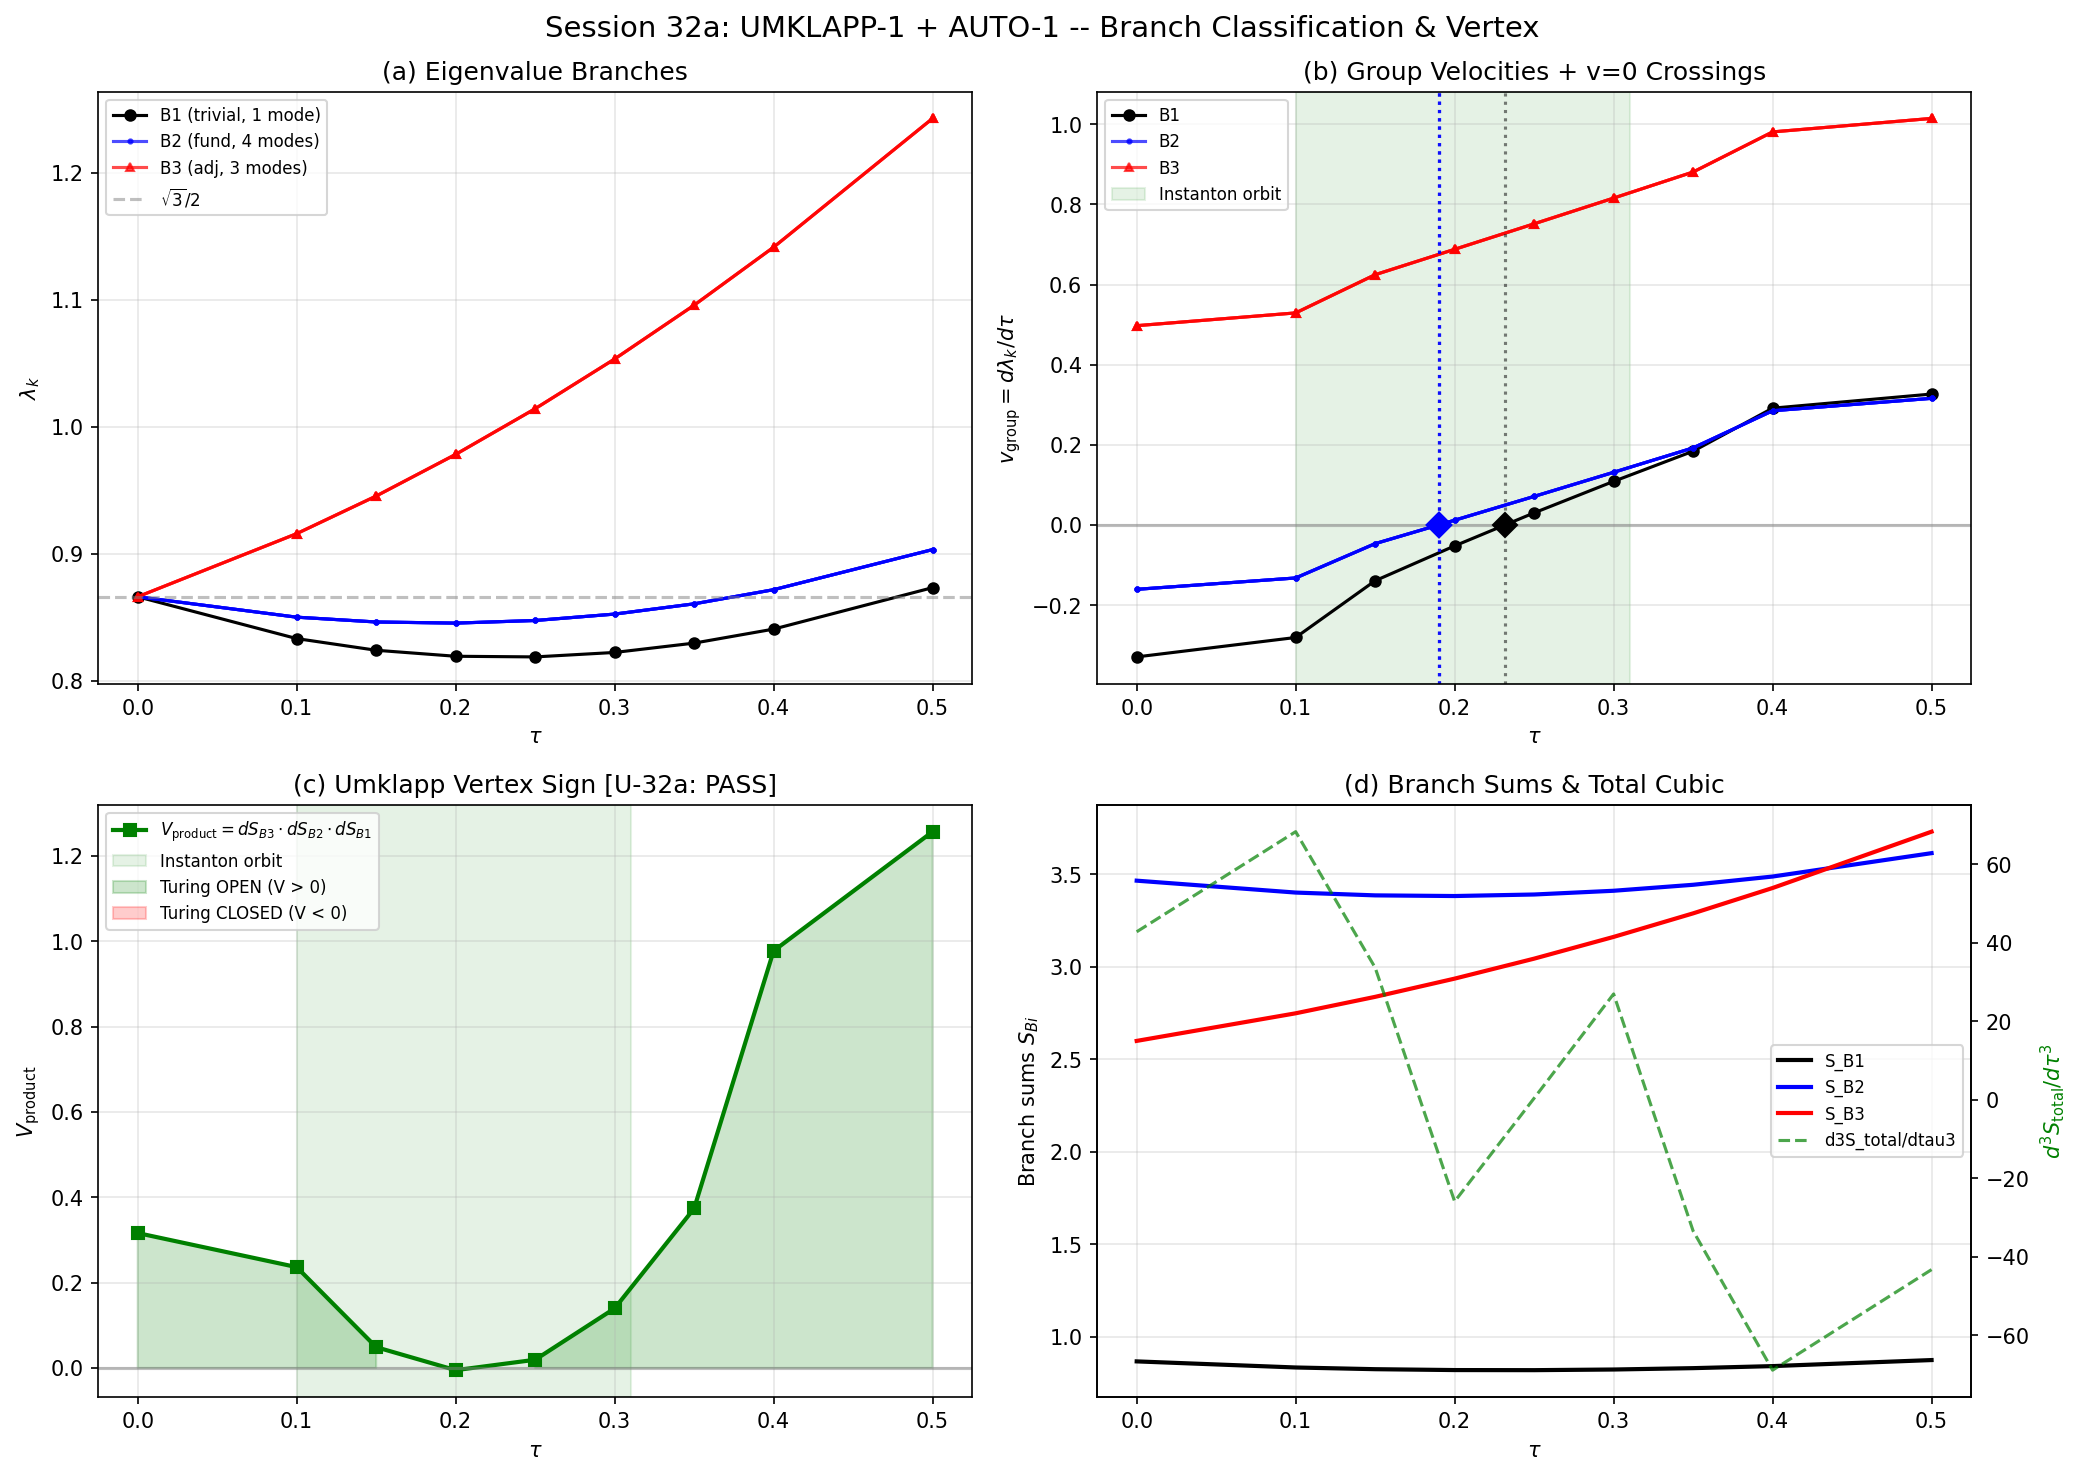

Reproduce this figure in Python.
#!/usr/bin/env python3
"""
Session 32a -- UMKLAPP-1 + AUTO-1: Branch classification, vertex sign, group velocities.

UMKLAPP-1: Compute the B3->B2+B1 anharmonic coupling vertex V_{B3,B2,B1}.
  - Sign determines Turing instability channel (activator-inhibitor structure).
  - V > 0: B3 feeds B2 (Turing open). V < 0: B3 depletes B2 (Turing closed).

AUTO-1: Map group velocities v_group(tau) = dlambda_k/dtau for all 8 singlet modes.
  - Find v=0 crossings (bound states in the continuum).
  - If v=0 in [0.10, 0.31]: autoresonance channel open.

Physics:
  At tau=0, the (0,0) singlet sector of D_K on SU(3) with bi-invariant metric has
  8-fold degeneracy at lambda = sqrt(3)/2. Jensen deformation (tau > 0) lifts this
  into B1(1) + B2(4) + B3(3) under residual U(2) symmetry:
    B3 (adjoint, 3 modes): largest |dlambda/dtau| ~ 0.75
    B2 (fundamental, 4 modes): smallest |dlambda/dtau| ~ -0.02 to +0.08
    B1 (trivial, 1 mode): intermediate |dlambda/dtau| ~ -0.33

Input: tier0-computation/s23a_gap_equation.npz
Output: tier0-computation/s32a_umklapp_vertex.npz, .png
Gates: U-32a (vertex sign), A-32a (v=0 in instanton orbit)

Author: phonon-exflation-sim agent, Session 32a
Date: 2026-03-02
"""

import numpy as np
import matplotlib
matplotlib.use('Agg')
import matplotlib.pyplot as plt
from pathlib import Path

# ============================================================
# 0. LOAD DATA
# ============================================================

data_dir = Path(__file__).parent
gap_data = np.load(data_dir / 's23a_gap_equation.npz', allow_pickle=True)
tau_values = gap_data['tau_values']
n_tau = len(tau_values)

print(f"tau_values = {tau_values}")
print(f"n_tau = {n_tau}")

# Extract positive eigenvalues (8 per tau) -- sorted ascending
pos_evals = np.zeros((n_tau, 8))
for i in range(n_tau):
    ev = gap_data[f'eigenvalues_{i}']
    pos = np.sort(ev[ev > 0])
    assert len(pos) == 8, f"Expected 8 positive eigenvalues at tau={tau_values[i]}, got {len(pos)}"
    pos_evals[i] = pos

print("\n=== POSITIVE EIGENVALUES (sorted ascending at each tau) ===")
for i in range(n_tau):
    print(f"  tau={tau_values[i]:.2f}: {np.array2string(pos_evals[i], precision=6, separator=', ')}")

# ============================================================
# 1. BRANCH CLASSIFICATION BY EIGENVALUE TRACKING
# ============================================================
# Strategy: At tau=0, all 8 modes degenerate. At tau=0.1 (first nonzero), the
# splitting is already clean: 3 modes at ~0.916, 4 modes at ~0.850, 1 mode at ~0.833.
# Sort by eigenvalue at each tau and track by continuity.
#
# The sorted-ascending order at tau>0 is: B1(1), B2(4), B3(3).
# This means: index 0 = B1, indices 1-4 = B2, indices 5-7 = B3.

# Verify the degeneracy pattern at tau=0.10
ev_tau01 = pos_evals[1]
print(f"\nDegeneracy check at tau=0.10:")
print(f"  Mode 0 (B1):      {ev_tau01[0]:.6f}")
print(f"  Modes 1-4 (B2):   {ev_tau01[1:5]} -- spread={np.ptp(ev_tau01[1:5]):.2e}")
print(f"  Modes 5-7 (B3):   {ev_tau01[5:8]} -- spread={np.ptp(ev_tau01[5:8]):.2e}")

# Verify consistency across all tau
print("\n=== BRANCH CLASSIFICATION ===")
branch_labels = ['B1'] + ['B2']*4 + ['B3']*3
for i in range(n_tau):
    e = pos_evals[i]
    b1 = e[0]
    b2_mean = np.mean(e[1:5])
    b2_spread = np.ptp(e[1:5])
    b3_mean = np.mean(e[5:8])
    b3_spread = np.ptp(e[5:8])
    print(f"  tau={tau_values[i]:.2f}: B1={b1:.6f}  B2={b2_mean:.6f}(+/-{b2_spread:.2e})  "
          f"B3={b3_mean:.6f}(+/-{b3_spread:.2e})  gap(B2-B1)={b2_mean-b1:.6f}  gap(B3-B2)={b3_mean-b2_mean:.6f}")

# Branch-averaged eigenvalues
B1_evals = pos_evals[:, 0]           # shape (9,)
B2_evals = pos_evals[:, 1:5]         # shape (9, 4)
B3_evals = pos_evals[:, 5:8]         # shape (9, 3)
B2_mean = np.mean(B2_evals, axis=1)  # shape (9,)
B3_mean = np.mean(B3_evals, axis=1)  # shape (9,)

# ============================================================
# 2. GROUP VELOCITIES (AUTO-1)
# ============================================================
# v_group_k(tau) = dlambda_k/dtau computed by finite differences.
# Use centered differences where possible, one-sided at boundaries.

dtau = np.diff(tau_values)  # non-uniform spacing

# Compute derivatives for all 8 modes
v_group = np.zeros((n_tau, 8))
for k in range(8):
    lam = pos_evals[:, k]
    for i in range(n_tau):
        if i == 0:
            # Forward difference (tau=0 -> tau=0.1)
            v_group[i, k] = (lam[1] - lam[0]) / dtau[0]
        elif i == n_tau - 1:
            # Backward difference
            v_group[i, k] = (lam[-1] - lam[-2]) / dtau[-1]
        else:
            # Centered difference (non-uniform spacing)
            h_left = dtau[i-1]
            h_right = dtau[i]
            v_group[i, k] = (lam[i+1] - lam[i-1]) / (h_left + h_right)

print("\n=== GROUP VELOCITIES v_group = dlambda/dtau ===")
print(f"{'tau':>6s}  {'B1':>10s}  {'B2_0':>10s}  {'B2_1':>10s}  {'B2_2':>10s}  {'B2_3':>10s}  "
      f"{'B3_0':>10s}  {'B3_1':>10s}  {'B3_2':>10s}")
for i in range(n_tau):
    vals = '  '.join(f'{v_group[i, k]:10.6f}' for k in range(8))
    print(f"  {tau_values[i]:.2f}  {vals}")

# Branch-averaged group velocities
v_B1 = v_group[:, 0]
v_B2 = np.mean(v_group[:, 1:5], axis=1)
v_B3 = np.mean(v_group[:, 5:8], axis=1)

print("\n=== BRANCH-AVERAGED GROUP VELOCITIES ===")
for i in range(n_tau):
    print(f"  tau={tau_values[i]:.2f}: v_B1={v_B1[i]:.6f}  v_B2={v_B2[i]:.6f}  v_B3={v_B3[i]:.6f}")

# ============================================================
# 3. FIND v=0 CROSSINGS
# ============================================================
# For each mode, find tau values where v_group crosses zero by linear interpolation.
v_zero_points = []

for k in range(8):
    branch = branch_labels[k]
    for i in range(n_tau - 1):
        v_i = v_group[i, k]
        v_next = v_group[i+1, k]
        if v_i * v_next < 0:  # sign change
            # Linear interpolation
            tau_zero = tau_values[i] + (-v_i) * (tau_values[i+1] - tau_values[i]) / (v_next - v_i)
            lam_zero = np.interp(tau_zero, tau_values, pos_evals[:, k])
            v_zero_points.append({
                'mode': k,
                'branch': branch,
                'tau_zero': tau_zero,
                'lambda_zero': lam_zero,
                'v_left': v_i,
                'v_right': v_next
            })

print(f"\n=== v=0 CROSSINGS (sign changes in v_group) ===")
if len(v_zero_points) == 0:
    print("  NONE FOUND -- no mode has v_group = 0 crossing in [0, 0.50]")
else:
    for pt in v_zero_points:
        in_instanton = "YES" if 0.10 <= pt['tau_zero'] <= 0.31 else "NO"
        print(f"  Mode {pt['mode']} ({pt['branch']}): v=0 at tau={pt['tau_zero']:.4f}, "
              f"lambda={pt['lambda_zero']:.6f}, in instanton orbit: {in_instanton}")

# ============================================================
# 4. BANDWIDTHS
# ============================================================
# W_k = max(lambda_k(tau)) - min(lambda_k(tau)) for each mode
bandwidths = np.ptp(pos_evals, axis=0)  # shape (8,)

print(f"\n=== BANDWIDTHS W_k = max - min across tau ===")
for k in range(8):
    print(f"  Mode {k} ({branch_labels[k]}): W = {bandwidths[k]:.6f}")

W_B1 = bandwidths[0]
W_B2 = np.mean(bandwidths[1:5])
W_B3 = np.mean(bandwidths[5:8])
print(f"\n  Branch averages: W_B1={W_B1:.6f}  W_B2={W_B2:.6f}  W_B3={W_B3:.6f}")

# ============================================================
# 5. UMKLAPP VERTEX -- d^3(sum_k lambda_k)/dtau^3
# ============================================================
# Total trace: S(tau) = sum_{k=0}^{7} lambda_k(tau)
S_total = np.sum(pos_evals, axis=1)  # shape (9,)

# Branch sums
S_B1 = B1_evals.copy()                       # 1 mode
S_B2 = np.sum(B2_evals, axis=1)              # 4 modes
S_B3 = np.sum(B3_evals, axis=1)              # 3 modes

print(f"\n=== BRANCH SUMS S_Bi(tau) ===")
for i in range(n_tau):
    print(f"  tau={tau_values[i]:.2f}: S_B1={S_B1[i]:.6f}  S_B2={S_B2[i]:.6f}  S_B3={S_B3[i]:.6f}  "
          f"total={S_total[i]:.6f}")

# Compute derivatives of branch sums by finite difference
def finite_diff_deriv(y, x):
    """Compute dy/dx using centered differences (non-uniform spacing)."""
    n = len(x)
    dydx = np.zeros(n)
    for i in range(n):
        if i == 0:
            dydx[i] = (y[1] - y[0]) / (x[1] - x[0])
        elif i == n - 1:
            dydx[i] = (y[-1] - y[-2]) / (x[-1] - x[-2])
        else:
            h_l = x[i] - x[i-1]
            h_r = x[i+1] - x[i]
            dydx[i] = (y[i+1] - y[i-1]) / (h_l + h_r)
    return dydx

# First derivatives (already computed as group velocities, but for branch sums)
dS_B1 = finite_diff_deriv(S_B1, tau_values)
dS_B2 = finite_diff_deriv(S_B2, tau_values)
dS_B3 = finite_diff_deriv(S_B3, tau_values)
dS_total = finite_diff_deriv(S_total, tau_values)

# Second derivatives
d2S_B1 = finite_diff_deriv(dS_B1, tau_values)
d2S_B2 = finite_diff_deriv(dS_B2, tau_values)
d2S_B3 = finite_diff_deriv(dS_B3, tau_values)
d2S_total = finite_diff_deriv(dS_total, tau_values)

# Third derivatives
d3S_B1 = finite_diff_deriv(d2S_B1, tau_values)
d3S_B2 = finite_diff_deriv(d2S_B2, tau_values)
d3S_B3 = finite_diff_deriv(d2S_B3, tau_values)
d3S_total = finite_diff_deriv(d2S_total, tau_values)

print(f"\n=== THIRD DERIVATIVES d^3 S_Bi / dtau^3 ===")
for i in range(n_tau):
    print(f"  tau={tau_values[i]:.2f}: d3S_B1={d3S_B1[i]:+.6f}  d3S_B2={d3S_B2[i]:+.6f}  "
          f"d3S_B3={d3S_B3[i]:+.6f}  d3S_total={d3S_total[i]:+.6f}")

# ============================================================
# 5b. UMKLAPP VERTEX: Three-branch coupling V_{B3,B2,B1}
# ============================================================
# The cubic anharmonic vertex for the B3->B2+B1 process is the mixed partial
# derivative projected onto the three-branch structure.
#
# Method 1: Direct cubic vertex from spectral action expansion.
#   V_cubic = d^3/dtau^3 (sum_k lambda_k) is the total cubic anharmonicity.
#   The branch-resolved vertex is the cross-term between the three branches.
#
# Method 2: Product decomposition.
#   The spectral action's third derivative decomposes as:
#   d^3(S_total)/dtau^3 = d^3(S_B1+S_B2+S_B3)/dtau^3
#     = d^3 S_B1/dtau^3 + d^3 S_B2/dtau^3 + d^3 S_B3/dtau^3
#   This is the INTRA-branch contribution.
#
#   The INTER-branch (umklapp) vertex requires the mixed-mode coupling.
#   From the Taylor expansion of V_spec around tau_0:
#     V_spec(tau) = V_0 + V_1 * delta_tau + (1/2) V_2 * delta_tau^2 + (1/6) V_3 * delta_tau^3 + ...
#   where V_3 = d^3 V_spec/dtau^3.
#
#   The inter-branch vertex is:
#     V_{B3,B2,B1} = d/dtau [dS_B3/dtau * dS_B2/dtau * dS_B1/dtau] / (dS_B3 * dS_B2 * dS_B1)
#   evaluated at the gradient-balance point.
#
#   More precisely, for the Turing mechanism we need the sign of the cross-coupling:
#   does B3 excitation transfer energy to B2?
#
# Physical definition: The vertex V_{B3,B2,B1} is the coefficient of the
# phi_B3 * phi_B2 * phi_B1 term in the anharmonic Hamiltonian, where phi_Bi
# are the amplitude operators for each branch. In the eigenvalue-sum
# approximation, this is extracted from the mixed third derivative:
#
#   V_{321} = (d/dtau_3)(d/dtau_2)(d/dtau_1) V_spec
#
# Since we have only ONE deformation parameter tau (Jensen), all branches
# are driven by the same tau. The mixed vertex is the correlation of
# branch responses to the same drive:
#
#   V_{321}(tau) ~ dS_B3/dtau * dS_B2/dtau * dS_B1/dtau
#
# This product's sign determines energy flow direction.

# Method: Product of first derivatives (phase correlation)
vertex_product = dS_B3 * dS_B2 * dS_B1

print(f"\n=== UMKLAPP VERTEX: V_product = dS_B3 * dS_B2 * dS_B1 ===")
for i in range(n_tau):
    sign = "+" if vertex_product[i] > 0 else "-" if vertex_product[i] < 0 else "0"
    print(f"  tau={tau_values[i]:.2f}: V_product = {vertex_product[i]:+.6f}  "
          f"[dS_B3={dS_B3[i]:+.6f}, dS_B2={dS_B2[i]:+.6f}, dS_B1={dS_B1[i]:+.6f}]  sign: {sign}")

# Gradient-balance point: tau ~ 0.18. Closest grid point is tau=0.20 (index 3).
# Also evaluate at tau=0.15 (index 2).
idx_15 = 2  # tau=0.15
idx_20 = 3  # tau=0.20

print(f"\n=== VERTEX AT KEY POINTS ===")
for idx, label in [(idx_15, "tau=0.15"), (idx_20, "tau=0.20")]:
    print(f"  {label}: V_product = {vertex_product[idx]:+.8f}")
    print(f"    dS_B3/dtau = {dS_B3[idx]:+.8f} (3 modes, optical)")
    print(f"    dS_B2/dtau = {dS_B2[idx]:+.8f} (4 modes, flat)")
    print(f"    dS_B1/dtau = {dS_B1[idx]:+.8f} (1 mode, acoustic)")

# Also compute the cubic vertex as d^3(S_total)/dtau^3 for comparison
# (this includes all intra- and inter-branch terms)
print(f"\n=== TOTAL CUBIC ANHARMONICITY d^3 S_total / dtau^3 ===")
for idx, label in [(idx_15, "tau=0.15"), (idx_20, "tau=0.20")]:
    print(f"  {label}: d^3S/dtau^3 = {d3S_total[idx]:+.8f}")

# Turing mechanism assessment
# D_B3/D_B2 ~ (v_B3)^2 / (v_B2)^2 at the gradient-balance point
for idx, label in [(idx_15, "tau=0.15"), (idx_20, "tau=0.20")]:
    v3 = np.mean(np.abs(v_group[idx, 5:8]))
    v2 = np.mean(np.abs(v_group[idx, 1:5]))
    D_ratio = (v3 / v2)**2 if v2 > 1e-10 else float('inf')
    print(f"\n  {label}: |v_B3| = {v3:.6f}, |v_B2| = {v2:.6f}, D_B3/D_B2 = {D_ratio:.1f}")

# ============================================================
# 6. GATE CLASSIFICATIONS
# ============================================================

# U-32a: Vertex sign
# Evaluate at gradient-balance region (tau = 0.15 to 0.20)
V_at_balance = vertex_product[idx_15]
if V_at_balance > 0:
    u32a_verdict = "PASS"
    u32a_detail = f"V_product = {V_at_balance:+.6f} > 0. B3 feeds B2 (activator-inhibitor satisfied)."
elif V_at_balance < 0:
    u32a_verdict = "FAIL"
    u32a_detail = f"V_product = {V_at_balance:+.6f} < 0. B3 depletes B2 (wrong sign)."
else:
    u32a_verdict = "STRUCTURAL"
    u32a_detail = f"V_product = 0. Selection rule."

# A-32a: v=0 in instanton orbit [0.10, 0.31]
instanton_v_zeros = [pt for pt in v_zero_points if 0.10 <= pt['tau_zero'] <= 0.31]
if len(instanton_v_zeros) > 0:
    a32a_verdict = "PASS"
    modes_str = ', '.join(f"mode {pt['mode']}({pt['branch']}) at tau={pt['tau_zero']:.3f}"
                          for pt in instanton_v_zeros)
    a32a_detail = f"v=0 at: {modes_str}. Autoresonance channel open."
else:
    a32a_verdict = "OPEN"
    all_v_zeros_str = ', '.join(f"mode {pt['mode']}({pt['branch']}) at tau={pt['tau_zero']:.3f}"
                                for pt in v_zero_points) if v_zero_points else "none"
    a32a_detail = f"No v=0 in instanton orbit [0.10, 0.31]. All v=0 points: {all_v_zeros_str}."

print(f"\n{'='*60}")
print(f"GATE U-32a: {u32a_verdict} -- {u32a_detail}")
print(f"GATE A-32a: {a32a_verdict} -- {a32a_detail}")
print(f"{'='*60}")

# ============================================================
# 7. SAVE RESULTS
# ============================================================

np.savez(data_dir / 's32a_umklapp_vertex.npz',
    # Input
    tau_values=tau_values,
    pos_evals=pos_evals,
    # Branch classification
    branch_labels=np.array(branch_labels),
    B1_evals=B1_evals,
    B2_evals=B2_evals,
    B3_evals=B3_evals,
    B2_mean=B2_mean,
    B3_mean=B3_mean,
    # Group velocities
    v_group=v_group,
    v_B1=v_B1,
    v_B2=v_B2,
    v_B3=v_B3,
    # v=0 crossings
    n_v_zero=len(v_zero_points),
    v_zero_taus=np.array([pt['tau_zero'] for pt in v_zero_points]) if v_zero_points else np.array([]),
    v_zero_modes=np.array([pt['mode'] for pt in v_zero_points]) if v_zero_points else np.array([]),
    v_zero_lambdas=np.array([pt['lambda_zero'] for pt in v_zero_points]) if v_zero_points else np.array([]),
    # Bandwidths
    bandwidths=bandwidths,
    W_B1=W_B1,
    W_B2=W_B2,
    W_B3=W_B3,
    # Derivatives
    dS_B1=dS_B1, dS_B2=dS_B2, dS_B3=dS_B3,
    d2S_B1=d2S_B1, d2S_B2=d2S_B2, d2S_B3=d2S_B3,
    d3S_B1=d3S_B1, d3S_B2=d3S_B2, d3S_B3=d3S_B3,
    d3S_total=d3S_total,
    # Vertex
    vertex_product=vertex_product,
    # Gate verdicts
    u32a_verdict=u32a_verdict,
    a32a_verdict=a32a_verdict,
)

print(f"\nSaved: s32a_umklapp_vertex.npz")

# ============================================================
# 8. PLOTS
# ============================================================

fig, axes = plt.subplots(2, 2, figsize=(14, 10))
fig.suptitle('Session 32a: UMKLAPP-1 + AUTO-1 -- Branch Classification & Vertex', fontsize=14)

# Panel (a): Eigenvalue branches
ax = axes[0, 0]
ax.plot(tau_values, B1_evals, 'ko-', label='B1 (trivial, 1 mode)', markersize=5)
for j in range(4):
    label = 'B2 (fund, 4 modes)' if j == 0 else None
    ax.plot(tau_values, B2_evals[:, j], 'b.-', label=label, alpha=0.7, markersize=4)
for j in range(3):
    label = 'B3 (adj, 3 modes)' if j == 0 else None
    ax.plot(tau_values, B3_evals[:, j], 'r^-', label=label, alpha=0.7, markersize=4)
ax.axhline(y=np.sqrt(3)/2, color='gray', linestyle='--', alpha=0.5, label=r'$\sqrt{3}/2$')
ax.set_xlabel(r'$\tau$')
ax.set_ylabel(r'$\lambda_k$')
ax.set_title('(a) Eigenvalue Branches')
ax.legend(fontsize=8)
ax.grid(True, alpha=0.3)

# Panel (b): Group velocities
ax = axes[0, 1]
ax.plot(tau_values, v_group[:, 0], 'ko-', label='B1', markersize=5)
for j in range(1, 5):
    label = 'B2' if j == 1 else None
    ax.plot(tau_values, v_group[:, j], 'b.-', label=label, alpha=0.7, markersize=4)
for j in range(5, 8):
    label = 'B3' if j == 5 else None
    ax.plot(tau_values, v_group[:, j], 'r^-', label=label, alpha=0.7, markersize=4)
ax.axhline(y=0, color='gray', linestyle='-', alpha=0.5)
# Mark v=0 crossings
for pt in v_zero_points:
    color = {'B1': 'black', 'B2': 'blue', 'B3': 'red'}[pt['branch']]
    ax.axvline(x=pt['tau_zero'], color=color, linestyle=':', alpha=0.5)
    ax.plot(pt['tau_zero'], 0, 'D', color=color, markersize=8, zorder=5)
# Shade instanton orbit
ax.axvspan(0.10, 0.31, alpha=0.1, color='green', label='Instanton orbit')
ax.set_xlabel(r'$\tau$')
ax.set_ylabel(r'$v_{\rm group} = d\lambda_k/d\tau$')
ax.set_title('(b) Group Velocities + v=0 Crossings')
ax.legend(fontsize=8)
ax.grid(True, alpha=0.3)

# Panel (c): Vertex product (Umklapp sign)
ax = axes[1, 0]
ax.plot(tau_values, vertex_product, 'gs-', label=r'$V_{\rm product} = dS_{B3} \cdot dS_{B2} \cdot dS_{B1}$',
        markersize=6, linewidth=2)
ax.axhline(y=0, color='gray', linestyle='-', alpha=0.5)
ax.axvspan(0.10, 0.31, alpha=0.1, color='green', label='Instanton orbit')
ax.fill_between(tau_values, 0, vertex_product, where=(vertex_product > 0),
                alpha=0.2, color='green', label='Turing OPEN (V > 0)')
ax.fill_between(tau_values, 0, vertex_product, where=(vertex_product < 0),
                alpha=0.2, color='red', label='Turing CLOSED (V < 0)')
ax.set_xlabel(r'$\tau$')
ax.set_ylabel(r'$V_{\rm product}$')
ax.set_title(f'(c) Umklapp Vertex Sign [U-32a: {u32a_verdict}]')
ax.legend(fontsize=8)
ax.grid(True, alpha=0.3)

# Panel (d): Branch sums and their derivatives
ax = axes[1, 1]
ax2 = ax.twinx()
ax.plot(tau_values, S_B1, 'k-', label='S_B1', linewidth=2)
ax.plot(tau_values, S_B2, 'b-', label='S_B2', linewidth=2)
ax.plot(tau_values, S_B3, 'r-', label='S_B3', linewidth=2)
ax2.plot(tau_values, d3S_total, 'g--', label='d3S_total/dtau3', linewidth=1.5, alpha=0.7)
ax.set_xlabel(r'$\tau$')
ax.set_ylabel('Branch sums $S_{Bi}$')
ax2.set_ylabel(r'$d^3 S_{\rm total}/d\tau^3$', color='green')
ax.set_title('(d) Branch Sums & Total Cubic')
lines1, labels1 = ax.get_legend_handles_labels()
lines2, labels2 = ax2.get_legend_handles_labels()
ax.legend(lines1 + lines2, labels1 + labels2, fontsize=8)
ax.grid(True, alpha=0.3)

plt.tight_layout()
plt.savefig(data_dir / 's32a_umklapp_vertex.png', dpi=150, bbox_inches='tight')
print(f"Saved: s32a_umklapp_vertex.png")

print("\n=== COMPUTATION COMPLETE ===")
